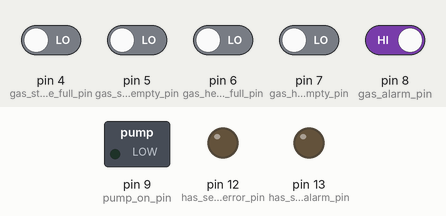
A sketch run on a simulated Arduino Uno, built with avr-gcc and run on an emulated ATmega328P. Shown: switched loads named in the sketch (green lamp = pin HIGH), output pins drawn as LEDs (lit = HIGH). Inputs (shaded band) come from the test bench; at power-on: pin 8 (gas_alarm_pin) HIGH, pin 4 (gas_storage_full_pin), pin 5 (gas_storage_empty_pin), pin 6 (gas_header_full_pin), pin 7 (gas_header_empty_pin) LOW.

Above: at 1.7 s.
1.8 s: pin 7 (gas_header_empty_pin) driven HIGH
At 3.1 s:
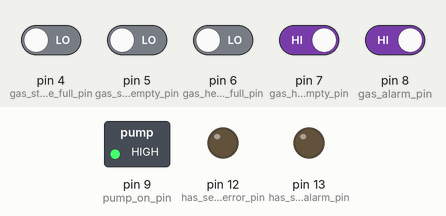
3.4 s: pin 6 (gas_header_full_pin) driven HIGH
At 4.3 s:
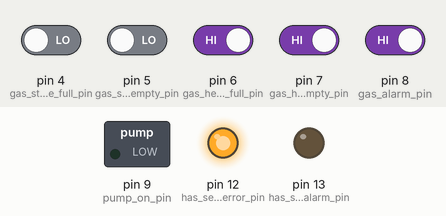
5.0 s: pin 8 (gas_alarm_pin) driven LOW
At 5.6 s:
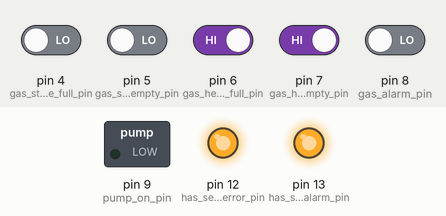
Timing chart, 0 to 8.0 s (numbered marks = the images above; inputs shaded):
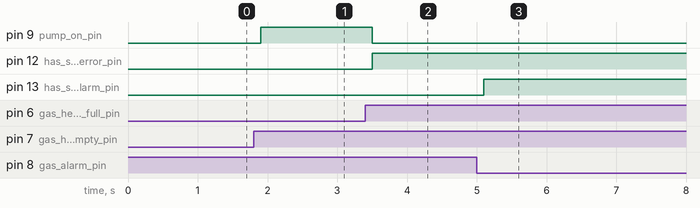

Measured:
- after the input at 1.8 s, pin 9 (pump_on_pin): LOW → HIGH after 0.10 s
- after the input at 3.4 s, pin 9 (pump_on_pin): HIGH → LOW after 0.10 s; pin 12 (has_seen_error_pin): LOW → HIGH after 0.10 s
- after the input at 5.0 s, pin 13 (has_seen_alarm_pin): LOW → HIGH after 0.10 s

The sketch:

biogas_pump_controller.ino
```cpp
// #include <SPI.h>            //stuff for radio
// #include <RH_RF69.h>        //stuff for radio

// #define IS_RFM69HCW

// RH_RF69 rf69(10, 2);        //stuff for radio

//outputs
const int pump_on_pin = 9;
const int has_seen_alarm_pin = 13;
const int has_seen_error_pin = 12;

//inputs
const int gas_alarm_pin = 8;
const int gas_header_empty_pin = 7;
const int gas_header_full_pin = 6;
const int gas_storage_empty_pin = 5;
const int gas_storage_full_pin = 4;

unsigned long pump_on_at_millis = 0;
boolean pump_state = false;

boolean has_seen_error = false; // have we ever experienced an error
boolean has_seen_alarm = false;

struct sensor_reading {
  boolean alarm;
  boolean gas_storage_empty;
  boolean gas_storage_full;
  boolean gas_header_empty;
  boolean gas_header_full;
};

// struct txdata {                               //defines the type of data that is going to be sent by the radio, named txdata
//  boolean has_seen_error;
//  boolean has_seen_alarm;
//  boolean pump_on;
//  sensor_reading reading;
// };

void setup() {
  // setup_radio();
  pinMode(gas_header_empty_pin, INPUT);
  pinMode(gas_header_full_pin, INPUT);
  pinMode(gas_alarm_pin, INPUT);
  pinMode(gas_storage_empty_pin, INPUT);
  pinMode(gas_storage_full_pin, INPUT);

  pinMode(pump_on_pin, OUTPUT);
  pinMode(has_seen_alarm_pin, OUTPUT);
  pinMode(has_seen_error_pin, OUTPUT);

  set_pump_on_state(false);

 // Serial.begin(9600);                     //for testing
  delay(500);                            //let stuff turn on
}

void loop() {
  sensor_reading reading = get_sensor_reading();            // calls function which checks the input pins and stores them in the variable called reading which is of the type of sensor_reading

  //Serial.println(pump_state);                                  //for testing
  boolean desired_pump_state = compute_desired_pump_state(reading, pump_state);

  boolean has_error = check_for_error(reading);
  if(has_error){
    has_seen_error = true;
  }
  if(reading.alarm){
     has_seen_alarm = true;
   }

  if(has_seen_error || has_seen_alarm){
    set_pump_on_state(false);
    digitalWrite(has_seen_alarm_pin, has_seen_alarm);             //turns lights on for error or alarm
    digitalWrite(has_seen_error_pin, has_seen_error);
  }else{
    set_pump_on_state(desired_pump_state);

  }


//  txdata data_to_send;
//  data_to_send.reading = reading;
//  data_to_send.pump_on = pump_state;
//  data_to_send.has_seen_error = has_seen_error;
//  data_to_send.has_seen_alarm = has_seen_alarm;

//  radiotx(data_to_send);

 delay(200);                                              //slows loop down to allow for radio to send etc
}

sensor_reading get_sensor_reading() {     //made function called get_sensor_reading which will return data in the format of the sensor_reading thing laid out earlier
  sensor_reading reading;

  reading.alarm = !digitalRead(gas_alarm_pin);                    //gas alarm state is 0v so reading is inverted using the !
  reading.gas_header_empty = digitalRead(gas_header_empty_pin);
  reading.gas_header_full = digitalRead(gas_header_full_pin);
  reading.gas_storage_empty = digitalRead(gas_storage_empty_pin);
  reading.gas_storage_full = digitalRead(gas_storage_full_pin);
  return reading;
}

boolean compute_desired_pump_state(sensor_reading reading, boolean current_pump_state){
    if(reading.alarm == true) return false;
    if(reading.gas_header_full == true) return false;
    if(reading.gas_storage_empty == true) return false;
    if(reading.gas_header_empty == true) return true;
    return current_pump_state;
}
boolean check_for_error(sensor_reading reading){
  if(reading.alarm == true) return true;
  if(reading.gas_header_full && reading.gas_header_empty) return true;
  if(reading.gas_storage_full && reading.gas_storage_empty) return true;               //if 2 switches get stuck on
  if((pump_state) && ((millis() - pump_on_at_millis) > 150000)) return true;     //max time the pump may run for (2:30 mins)
  return false;
}

void set_pump_on_state(boolean enabled) {
  digitalWrite(pump_on_pin, enabled);                            //turns pump on or off
  if((pump_state == !enabled) && (enabled == true)){            //is true when the pump condition changes from off to on
      pump_on_at_millis = millis();
    }
  pump_state = enabled;                                          //keeps track of whether the pump is on or off
}

// void setup_radio() {
//  //have to reset radio to get it working
//  pinMode(2, OUTPUT);
//  digitalWrite(2, HIGH);
//  delayMicroseconds(100);
//  digitalWrite(2, LOW);

//  if (!rf69.init()){
//    Serial.println("init failed")
//  }
 // Defaults after init are 434.0MHz, modulation GFSK_Rb250Fd250, +13dbM (for low power module)
 // No encryption
//  rf69.setFrequency(433.0);

//  rf69.setTxPower(13, true);             //sets tx power in dBm

//  // The encryption key has to be the same as the one in the server
//  uint8_t key[] = { 0x09, 0x06, 0x01, 0x04, 0x05, 0x06, 0x07, 0x08,
//                    0x01, 0x02, 0x03, 0x04, 0x05, 0x06, 0x07, 0x08
//                  };
//  rf69.setEncryptionKey(key);
// }

//void radiotx(txdata in) {
//
//  byte data[sizeof(txdata)];
//  memcpy(data, &in, sizeof(txdata));
//  rf69.send(data, sizeof(data));
//  rf69.waitPacketSent(100);
//}


//new radio code
// void radiotx(txdata in) {
//  if(rf69.waitPacketSent(200)) {

//   byte data[sizeof(txdata)];
//   memcpy(data, &in, sizeof(txdata));

//   rf69.setModeTx();
//   delay(50);
//   Serial.println("gonna send");
//   rf69.send(data, sizeof(txdata));
//   Serial.println("sent");
//   if(!rf69.waitPacketSent(200)){
//     setup_radio();
//     Serial.println("radio dead 1");
//   }
//   return;
//  }
//  Serial.println("radio dead 2");
//  setup_radio();                             //calls the function to reset the radio
// }
```
